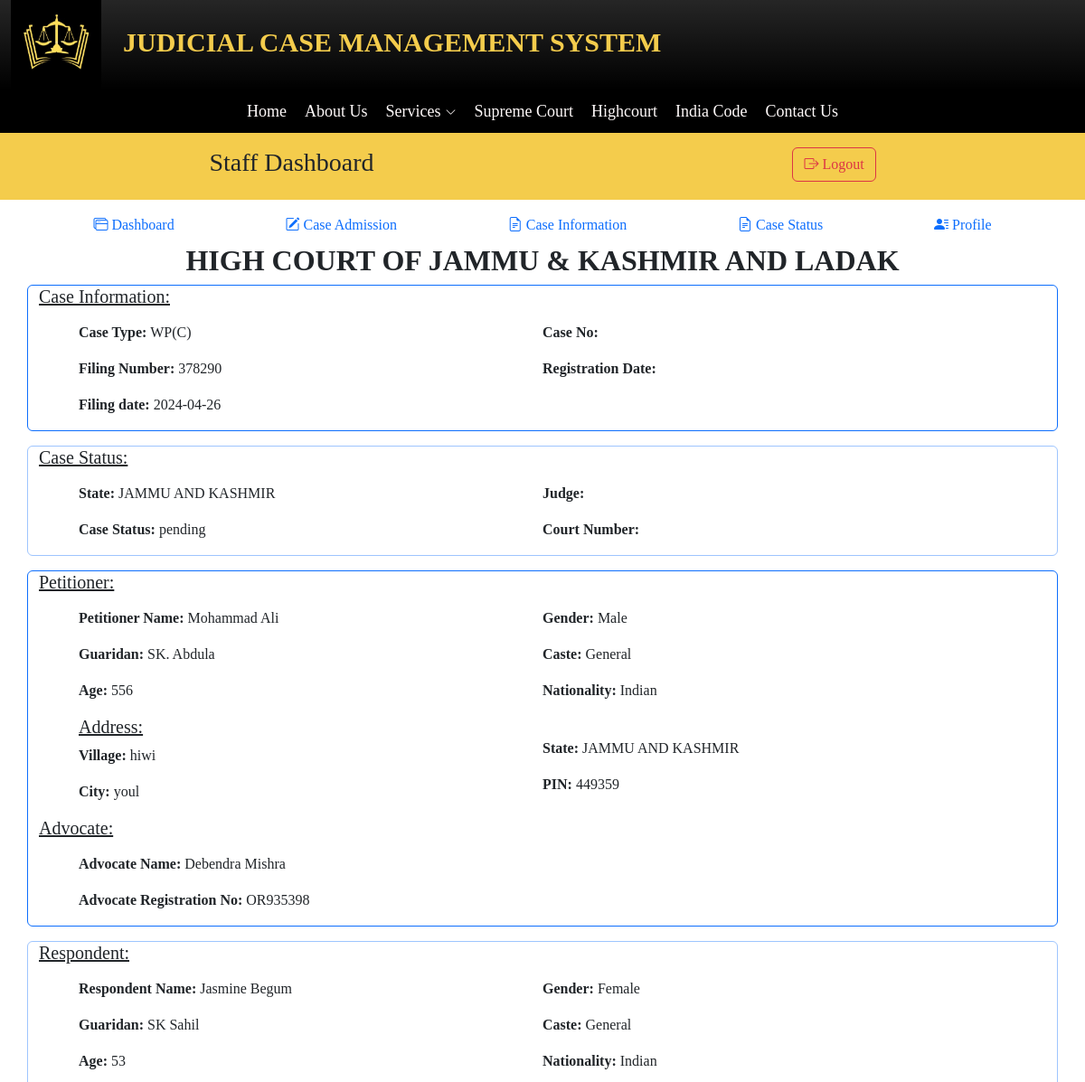
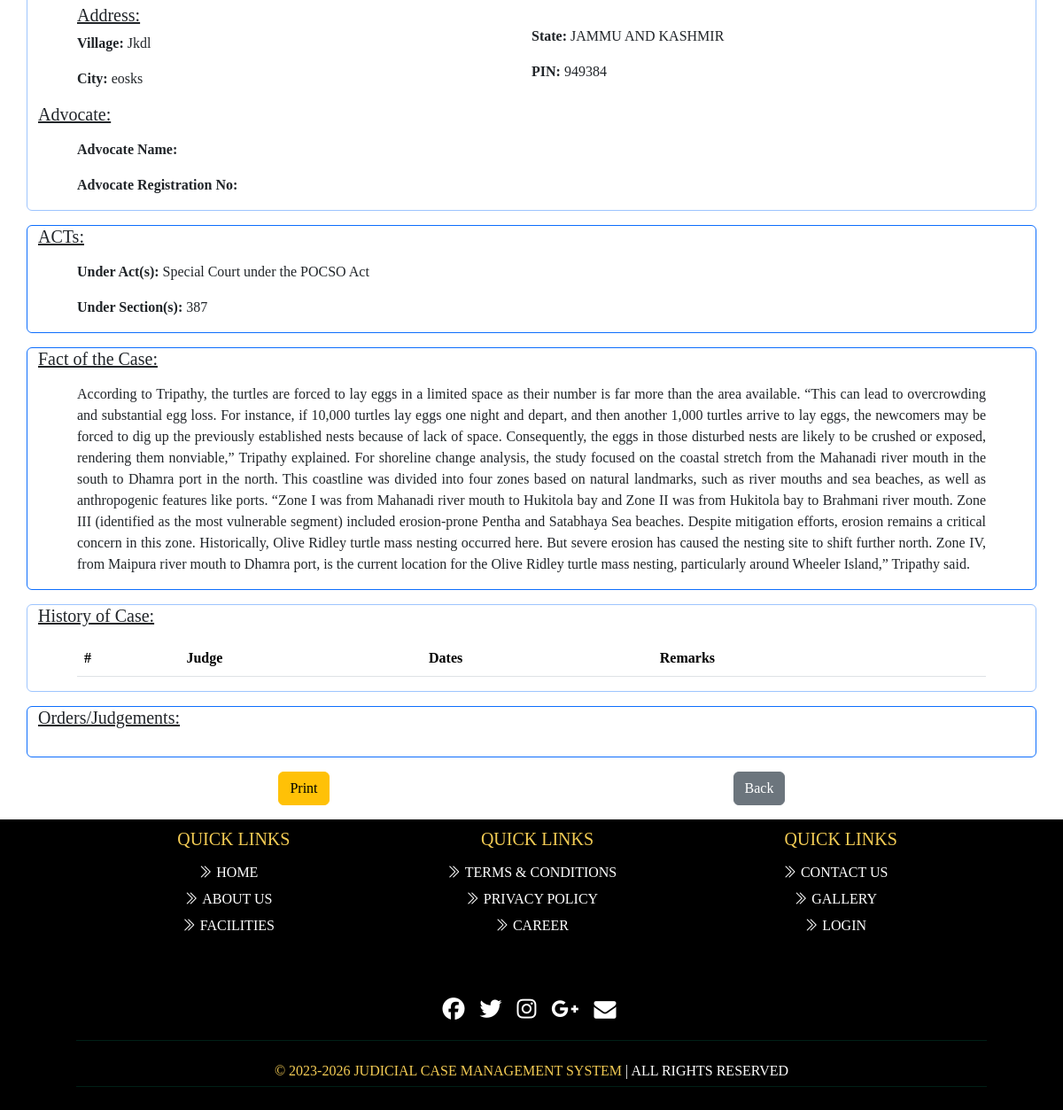
The app's page /Staff/caseinfo.php?fno=378290 (signed in) with its own data (2 pictures, top to bottom).
### tables this page shows
CREATE TABLE `casefiling` (
  `slno` int(11) NOT NULL,
  `filingno` int(20) NOT NULL,
  `state` varchar(20) NOT NULL,
  `court` varchar(100) NOT NULL,
  `casetype` varchar(15) NOT NULL,
  `date` date NOT NULL,
  `pname` varchar(50) NOT NULL,
  `pgname` varchar(50) NOT NULL,
  `page` int(10) NOT NULL,
  `pgender` varchar(15) NOT NULL,
  `pnation` varchar(20) NOT NULL,
  `pcaste` varchar(10) NOT NULL,
  `pemail` varchar(50) NOT NULL,
  `pphn` bigint(10) NOT NULL,
  `padd` varchar(70) NOT NULL,
  `pcity` varchar(20) NOT NULL,
  `pstate` varchar(20) NOT NULL,
  `ppin` int(6) NOT NULL,
  `rname` varchar(50) NOT NULL,
  `rgname` varchar(50) NOT NULL,
  `rage` int(5) NOT NULL,
  `rgender` varchar(6) NOT NULL,
  `rnation` varchar(20) NOT NULL,
  `rcaste` varchar(25) NOT NULL,
  `radd` varchar(70) NOT NULL,
  `rcity` varchar(20) NOT NULL,
  `rstate` varchar(20) NOT NULL,
  `rpin` int(6) NOT NULL,
  `advno` varchar(30) NOT NULL,
  `advname` varchar(50) NOT NULL,
  `r_advname` varchar(50) DEFAULT NULL,
  `r_advno` varchar(10) DEFAULT NULL,
  `fact` text NOT NULL,
  `act` varchar(100) NOT NULL,
  `section` varchar(100) NOT NULL,
  `file` varchar(100) NOT NULL,
  `sts` varchar(11) NOT NULL,
  `judgement` text DEFAULT NULL,
  `verify` int(1) NOT NULL DEFAULT 0
);

### Staff/caseinfo.php (the view, shortened to what this page needs)
<?php
$f = $_GET['fno'];
include '../dbcon.php';
try {
    $sql = "SELECT * FROM `casefiling` WHERE `filingno`='$f'";
    $run = mysqli_query($con, $sql);
    if (mysqli_num_rows($run) > 0) {
        while ($row = mysqli_fetch_assoc($run)) {
            $filingno = $row['filingno'];
            $state = $row['state'];
            $court = $row['court'];
            $casetype = $row['casetype'];
            $date = $row['date'];
            $pname = $row['pname'];
            $pgname = $row['pgname'];
            $page = $row['page'];
            $pgender = $row['pgender'];
            $pnation = $row['pnation'];
            $pcaste = $row['pcaste'];
            $padd = $row['padd'];
            $pcity = $row['pcity'];
            $pstate = $row['pstate'];
            $ppin = $row['ppin'];
            $rname = $row['rname'];
            $rgname = $row['rgname'];
            $rage = $row['rage'];
            $rgender = $row['rgender'];
            $rnation = $row['rnation'];
            $rcaste = $row['rcaste'];
            $radd = $row['radd'];
            $rcity = $row['rcity'];
            $rstate = $row['rstate'];
            $rpin = $row['rpin'];
            $advno = $row['advno'];
            $advname = $row['advname'];
            $radvno = $row['r_advno'];
            $radvname = $row['r_advname'];
            $fact = $row['fact'];
            $act = $row['act'];
            $section = $row['section'];
            $sts = $row['sts'];
        }
    } else {
        echo "Records not available";
        exit();
    }
} catch (\Throwable $th) {
    echo "Error to Found data";
}
?>
<!DOCTYPE html>
<html lang="en">
<head>
</head>
<body>
    <?php include 'head.php'; ?>
    <?php include 's_nav.php'; ?>
    <section>
        <div class="container text-center">
            <h2><strong><?php echo $court; ?></strong></h2>
        </div>
        <div class="container border border-primary rounded mb-3">
            <h5 class=""><u>Case Information:</u></h5>
            <div class="mt-3">
                <div class="row">
                    <div class="col">
                        <p><strong>Case Type:</strong> <span><?php echo $casetype; ?></span></p>
                        <p><strong>Filing Number:</strong> <span><?php echo $filingno; ?></span></p>
                        <p><strong>Filing date:</strong> <span><?php echo $date; ?></span></p>
                    </div>
                    <div class="col">
                        <?php
                        $query = "SELECT * FROM `case_info` WHERE `f_filingno`='$filingno' ";
                        $res = mysqli_query($con, $query);
                        if (mysqli_num_rows($res) > 0) {
                            while ($r = mysqli_fetch_assoc($res)) {
                                $nocase = $r["case_no"];
                                $yearcase = $r["year"];
                                $case = $r["case_no"] . '/' . $r["year"];
                                $rdate = $r["regd_date"];
                                $jid = $r["j_regd"];
                                $courtno = $r['courtno'];
                            }
                        } else {
                            $case = null;
                            $rdate = null;
                            $jid = null;
                            $courtno = null;
                        }
                        $query2 = "SELECT * FROM `judge_info` WHERE `j_regd`='$jid' ";
                        $run2 = mysqli_query($con, $query2);
                        if (mysqli_num_rows($run2) > 0) {
                            $rw = mysqli_fetch_array($run2);
                            $jname = $rw['j_name'];
                        } else {
                            $jname = null;
                        }
                        ?>
                        <p><strong>Case No:</strong> <span><?php echo $case; ?></span></p>
                        <p><strong>Registration Date:</strong> <span><?php echo $rdate; ?></span></p>
                    </div>
                </div>
            </div>
        </div>
        <div class="container border border-primary-subtle rounded mb-3">
            <h5 class=""><u>Case Status:</u></h5>
            <div class="mt-3">
                <div class="row">
                    <div class="col">
                        <p><strong>State:</strong> <span><?php echo $state; ?></span></p>
                        <p><strong>Case Status:</strong> <span><?php echo $sts; ?></span></p>
                    </div>
                    <div class="col">
                        <p><strong>Judge:</strong> <span><?php echo $jname; ?></span></p>
                        <p><strong>Court Number:</strong> <span><?php echo $courtno; ?></span></p>
                    </div>
                </div>
            </div>
        </div>
        <div class="container border border-primary rounded mb-3">
            <h5 class=""><u>Petitioner:</u></h5>
            <div class="mt-3">
                <div class="row">
                    <div class="col">
                        <p><strong>Petitioner Name:</strong> <span><?php echo $pname; ?></span></p>
                        <p><strong>Guaridan:</strong> <span><?php echo $pgname; ?></span></p>
                        <p><strong>Age:</strong> <span>5<?php echo $page; ?></span></p>
                        <h5><u>Address:</u></h5>
                        <p><strong>Village:</strong> <span><?php echo $padd; ?></span></p>
                        <p><strong>City:</strong> <span><?php echo $pcity; ?></span></p>
                    </div>
                    <div class="col">
                        <p><strong>Gender:</strong> <span><?php echo $pgender; ?></span></p>
                        <p><strong>Caste:</strong> <span><?php echo $pcaste; ?></span></p>
                        <p><strong>Nationality:</strong> <span><?php echo $pnation; ?></span></p>
                        <br>
                        <p><strong>State:</strong> <span><?php echo $pstate; ?></span></p>
                        <p><strong>PIN:</strong> <span><?php echo $ppin; ?></span></p>
                    </div>
                </div>
                <h5><u>Advocate:</u></h5>
                <div class="mt-3 row">
                    <p><strong>Advocate Name:</strong> <span><?php echo $advname; ?></span></p>
                    <p><strong>Advocate Registration No:</strong> <span><?php echo $advno; ?></span></p>
                </div>
            </div>
        </div>
        <div class="container border border-primary-subtle rounded mb-3">
            <h5 class=""><u>Respondent:</u></h5>
            <div class="mt-3">
                <div class="row">
                    <div class="col">
                        <p><strong>Respondent Name:</strong> <span><?php echo $rname; ?></span></p>
                        <p><strong>Guaridan:</strong> <span><?php echo $rgname; ?></span></p>
                        <p><strong>Age:</strong> <span><?php echo $rage; ?></span></p>
                        <h5><u>Address:</u></h5>
                        <p><strong>Village:</strong> <span><?php echo $radd; ?></span></p>
                        <p><strong>City:</strong> <span><?php echo $rcity; ?></span></p>
                    </div>
                    <div class="col">
                        <p><strong>Gender:</strong> <span><?php echo $rgender; ?></span></p>
                        <p><strong>Caste:</strong> <span><?php echo $rcaste; ?></span></p>
                        <p><strong>Nationality:</strong> <span><?php echo $rnation; ?></span></p>
                        <br>
                        <p><strong>State:</strong> <span><?php echo $rstate; ?></span></p>
                        <p><strong>PIN:</strong> <span><?php echo $rpin; ?></span></p>
                    </div>
                </div>
                <h5><u>Advocate:</u></h5>
                <div class="mt-3 row">
                    <p><strong>Advocate Name:</strong> <span><?php echo $radvname; ?></span></p>
                    <p><strong>Advocate Registration No:</strong> <span><?php echo $radvno; ?></span></p>
                </div>
            </div>
        </div>
        <div class="container border border-primary rounded mb-3">
            <h5 class=""><u>ACTs:</u></h5>
            <div class="mt-3">
                <div class="row">
                    <p><strong>Under Act(s):</strong> <span><?php echo $act; ?></span></p>
                    <p><strong>Under Section(s):</strong> <span><?php echo $section; ?></span></p>
                </div>
            </div>
        </div>
        <div class="container border border-primary rounded mb-3">
            <h5 class=""><u>Fact of the Case:</u></h5>
            <div class="mt-3">
                <div class="row">
                    <p align='justify'><span><?php echo $fact; ?></span></p>
                </div>
            </div>
        </div>
        <div class="container border border-primary-subtle rounded mb-3">
            <h5 class=""><u>History of Case:</u></h5>
            <div class="mt-3">
                <div class="row">
                    <table class="table">
                        <thead>
                            <tr>
                                <th scope="col">#</th>
                                <th scope="col">Judge</th>
                                <th scope="col">Dates</th>
                                <th scope="col">Remarks</th>
                            </tr>
                        </thead>
                    </table>
                </div>
            </div>
        </div>
        <div class="container border border-primary rounded mb-3">
            <h5 class=""><u>Orders/Judgements:</u></h5>
            <div class="mt-3">
                <div class="row">
                </div>
            </div>
        </div>
        <div class="container mb-3">
            <div class="row">
                <div class="col-6 text-center">
                    <input type="button" class="btn btn-warning" onclick="window.print()" value="Print">
                </div>
                <div class="col-6 text-center">
                    <a href="status.php" class="btn btn-secondary">Back</a>
                </div>
            </div>
        </div>
    </section>
    <?php include 'foot.php'; ?>
</body>
</html>

### assets/css/nav.css (style rules this page uses)
body { font-family: Georgia, 'Cambria'; }
*, *::before, *::after { box-sizing: border-box; }
.row { --bs-gutter-x: -5.5rem; }

### records on screen
casefiling: court "HIGH COURT OF JAMMU & KASHMIR AND LADAK", casetype "WP(C)", filingno "378290", date "2024-04-26", state "JAMMU AND KASHMIR", sts "pending", pname "Mohammad Ali", pgname "SK. Abdula", page "56", padd "hiwi", pcity "youl", pgender "Male", pcaste "General", pnation "Indian", pstate "JAMMU AND KASHMIR", ppin "449359", advname "Debendra Mishra", advno "OR935398", rname "Jasmine Begum", rgname "SK Sahil", rage "53", radd "Jkdl", rcity "eosks", rgender "Female", rcaste "General", rnation "Indian", rstate "JAMMU AND KASHMIR", rpin "949384", act "Special Court under the POCSO Act", section "387", fact "According to Tripathy, the turtles are forced to lay eggs in a limited space as their number is far more than the area available. “This can lead to overcrowding and substantial egg loss. For instance, if 10,000 turtles lay eggs one night and depart, and then another 1,000 turtles arrive to lay eggs, the newcomers may be forced to dig up the previously established nests because of lack of space. Consequently, the eggs in those disturbed nests are likely to be crushed or exposed, rendering them nonviable,” Tripathy explained. For shoreline change analysis, the study focused on the coastal stretch from the Mahanadi river mouth in the south to Dhamra port in the north. This coastline was…"
